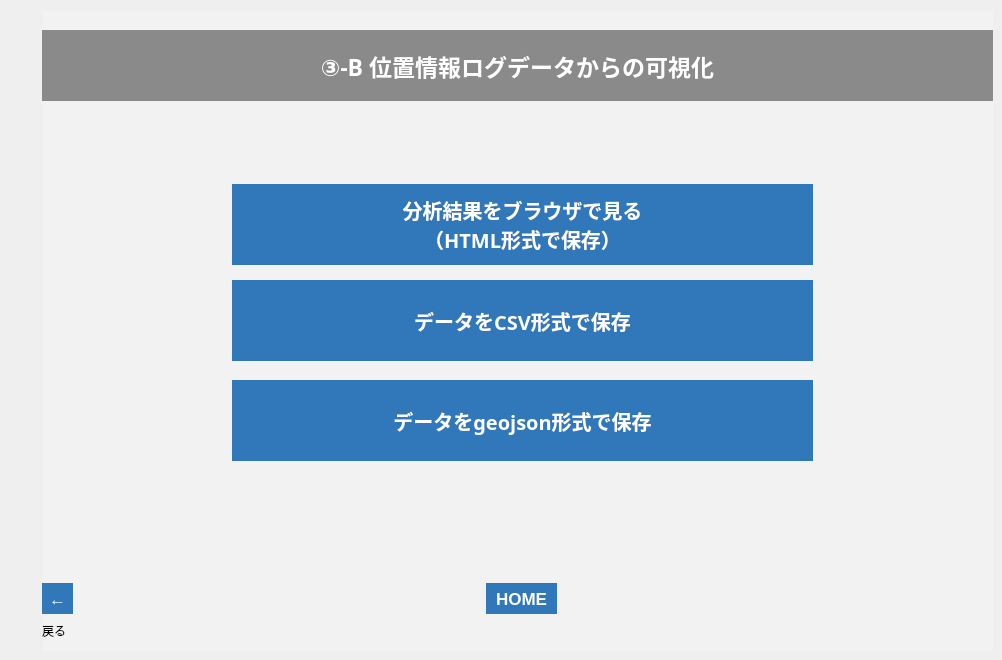
   <widget class="QWidget" name="tab_26">
    <attribute name="title">
     <string>003_10</string>
    </attribute>
    <widget class="QFrame" name="frame_30">
     <property name="geometry">
      <rect>
       <x>42</x>
       <y>10</y>
       <width>951</width>
       <height>641</height>
      </rect>
     </property>
     <property name="styleSheet">
      <string notr="true">background-color: rgb(242, 242, 242);</string>
     </property>
     <property name="frameShape">
      <enum>QFrame::NoFrame</enum>
     </property>
     <property name="frameShadow">
      <enum>QFrame::Plain</enum>
     </property>
     <property name="lineWidth">
      <number>0</number>
     </property>
     <widget class="QLabel" name="label_103">
      <property name="geometry">
       <rect>
        <x>0</x>
        <y>610</y>
        <width>50</width>
        <height>21</height>
       </rect>
      </property>
      <property name="text">
       <string>戻る</string>
      </property>
     </widget>
     <widget class="QToolButton" name="btn_003_9_b">
      <property name="geometry">
       <rect>
        <x>0</x>
        <y>573</y>
        <width>31</width>
        <height>31</height>
       </rect>
      </property>
      <property name="font">
       <font>
        <pointsize>13</pointsize>
        <weight>75</weight>
        <bold>true</bold>
       </font>
      </property>
      <property name="styleSheet">
       <string notr="true">background-color: rgb(48,120,186);
color: rgb(255, 255, 255);
border: none;</string>
      </property>
      <property name="text">
       <string>←</string>
      </property>
     </widget>
     <widget class="QLabel" name="label_116">
      <property name="geometry">
       <rect>
        <x>0</x>
        <y>20</y>
        <width>951</width>
        <height>71</height>
       </rect>
      </property>
      <property name="font">
       <font>
        <family>游ゴシック</family>
        <pointsize>17</pointsize>
        <weight>75</weight>
        <bold>true</bold>
       </font>
      </property>
      <property name="styleSheet">
       <string notr="true">background-color: rgb(138, 138, 138);
color: rgb(255, 255, 255);</string>
      </property>
      <property name="text">
       <string>③-B 位置情報ログデータからの可視化</string>
      </property>
      <property name="alignment">
       <set>Qt::AlignCenter</set>
      </property>
     </widget>
     <widget class="QLabel" name="label_117">
      <property name="geometry">
       <rect>
        <x>390</x>
        <y>420</y>
        <width>211</width>
        <height>81</height>
       </rect>
      </property>
      <property name="font">
       <font>
        <family>游ゴシック</family>
        <pointsize>11</pointsize>
        <weight>75</weight>
        <bold>true</bold>
       </font>
      </property>
      <property name="styleSheet">
       <string notr="true">border-color: rgb(220, 220, 220);</string>
      </property>
      <property name="frameShape">
       <enum>QFrame::Box</enum>
      </property>
      <property name="lineWidth">
       <number>0</number>
      </property>
      <property name="midLineWidth">
       <number>0</number>
      </property>
      <property name="text">
       <string/>
      </property>
      <property name="alignment">
       <set>Qt::AlignLeading|Qt::AlignLeft|Qt::AlignVCenter</set>
      </property>
     </widget>
     <widget class="QPushButton" name="btn_export_csv_003_2">
      <property name="geometry">
       <rect>
        <x>190</x>
        <y>270</y>
        <width>581</width>
        <height>81</height>
       </rect>
      </property>
      <property name="font">
       <font>
        <family>游ゴシック</family>
        <pointsize>15</pointsize>
        <weight>75</weight>
        <bold>true</bold>
       </font>
      </property>
      <property name="autoFillBackground">
       <bool>false</bool>
      </property>
      <property name="styleSheet">
       <string notr="true">background-color: rgb(48,120,186);
color: rgb(255, 255, 255);
border: none;</string>
      </property>
      <property name="text">
       <string>データをCSV形式で保存</string>
      </property>
     </widget>
     <widget class="QToolButton" name="btn_home_25">
      <property name="geometry">
       <rect>
        <x>444</x>
        <y>573</y>
        <width>71</width>
        <height>31</height>
       </rect>
      </property>
      <property name="font">
       <font>
        <pointsize>13</pointsize>
        <weight>75</weight>
        <bold>true</bold>
       </font>
      </property>
      <property name="styleSheet">
       <string notr="true">background-color: rgb(48,120,186);
color: rgb(255, 255, 255);
border: none;</string>
      </property>
      <property name="text">
       <string>HOME</string>
      </property>
     </widget>
     <widget class="QPushButton" name="btn_export_html_003_2">
      <property name="geometry">
       <rect>
        <x>190</x>
        <y>174</y>
        <width>581</width>
        <height>81</height>
       </rect>
      </property>
      <property name="font">
       <font>
        <family>游ゴシック</family>
        <pointsize>15</pointsize>
        <weight>75</weight>
        <bold>true</bold>
       </font>
      </property>
      <property name="autoFillBackground">
       <bool>false</bool>
      </property>
      <property name="styleSheet">
       <string notr="true">background-color: rgb(48,120,186);
color: rgb(255, 255, 255);
border: none;</string>
      </property>
      <property name="text">
       <string>分析結果をブラウザで見る
（HTML形式で保存）</string>
      </property>
     </widget>
     <widget class="QPushButton" name="btn_export_geojson_003_3">
      <property name="geometry">
       <rect>
        <x>190</x>
        <y>370</y>
        <width>581</width>
        <height>81</height>
       </rect>
      </property>
      <property name="font">
       <font>
        <family>游ゴシック</family>
        <pointsize>15</pointsize>
        <weight>75</weight>
        <bold>true</bold>
       </font>
      </property>
      <property name="autoFillBackground">
       <bool>false</bool>
      </property>
      <property name="styleSheet">
       <string notr="true">background-color: rgb(48,120,186);
color: rgb(255, 255, 255);
border: none;</string>
      </property>
      <property name="text">
       <string>データをgeojson形式で保存</string>
      </property>
     </widget>
    </widget>
   </widget>
